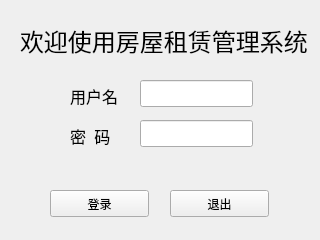
<?xml version="1.0" encoding="UTF-8"?>
<ui version="4.0">
 <class>login</class>
 <widget class="QMainWindow" name="login">
  <property name="geometry">
   <rect>
    <x>0</x>
    <y>0</y>
    <width>320</width>
    <height>240</height>
   </rect>
  </property>
  <property name="windowTitle">
   <string>房屋租赁管理系统</string>
  </property>
  <widget class="QWidget" name="centralwidget">
   <widget class="QPushButton" name="btnLogin">
    <property name="geometry">
     <rect>
      <x>50</x>
      <y>190</y>
      <width>99</width>
      <height>27</height>
     </rect>
    </property>
    <property name="text">
     <string>登录</string>
    </property>
   </widget>
   <widget class="QPushButton" name="btnExit">
    <property name="geometry">
     <rect>
      <x>170</x>
      <y>190</y>
      <width>99</width>
      <height>27</height>
     </rect>
    </property>
    <property name="text">
     <string>退出</string>
    </property>
   </widget>
   <widget class="QLineEdit" name="lineEdit">
    <property name="geometry">
     <rect>
      <x>140</x>
      <y>80</y>
      <width>113</width>
      <height>27</height>
     </rect>
    </property>
    <property name="maxLength">
     <number>20</number>
    </property>
   </widget>
   <widget class="QLineEdit" name="lineEdit_2">
    <property name="geometry">
     <rect>
      <x>140</x>
      <y>120</y>
      <width>113</width>
      <height>27</height>
     </rect>
    </property>
    <property name="maxLength">
     <number>20</number>
    </property>
   </widget>
   <widget class="QLabel" name="label">
    <property name="geometry">
     <rect>
      <x>70</x>
      <y>80</y>
      <width>67</width>
      <height>31</height>
     </rect>
    </property>
    <property name="font">
     <font>
      <family>宋体</family>
      <pointsize>12</pointsize>
     </font>
    </property>
    <property name="text">
     <string>用户名</string>
    </property>
   </widget>
   <widget class="QLabel" name="label_2">
    <property name="geometry">
     <rect>
      <x>70</x>
      <y>120</y>
      <width>67</width>
      <height>31</height>
     </rect>
    </property>
    <property name="font">
     <font>
      <family>宋体</family>
      <pointsize>12</pointsize>
     </font>
    </property>
    <property name="text">
     <string>密  码</string>
    </property>
   </widget>
   <widget class="QLabel" name="label_3">
    <property name="geometry">
     <rect>
      <x>20</x>
      <y>20</y>
      <width>291</width>
      <height>41</height>
     </rect>
    </property>
    <property name="font">
     <font>
      <family>华文隶书</family>
      <pointsize>18</pointsize>
     </font>
    </property>
    <property name="text">
     <string>欢迎使用房屋租赁管理系统</string>
    </property>
   </widget>
  </widget>
 </widget>
 <resources/>
 <connections/>
</ui>
